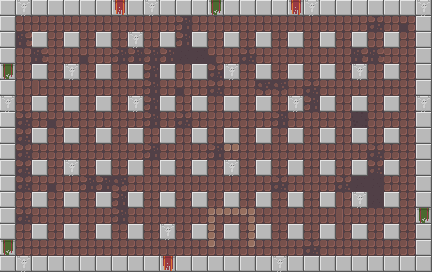

Rendered tile map (Tiled .tmx) drawn with the repository's tilesets; below, a short description and the full map source, tile grids included:
An orthogonal 27x17 tile map with 16x16 px tiles, 3 tile layers (Around Wall, Decorate, floor), 2 tilesets.

<map version="1.5" tiledversion="1.7.2" orientation="orthogonal" renderorder="right-down" width="27" height="17" tilewidth="16" tileheight="16" infinite="0" nextlayerid="10" nextobjectid="9">
 <tileset firstgid="1" name="wallAndSprite" tilewidth="16" tileheight="16" tilecount="256" columns="16">
  <image source="wall.png" width="256" height="256" />
 </tileset>
 <tileset firstgid="257" name="decorate" tilewidth="16" tileheight="16" tilecount="72" columns="9">
  <image source="decorate.png" width="144" height="128" />
 </tileset>
 <layer id="1" name="Around Wall" width="27" height="17">
  <data encoding="csv">
6,6,6,6,6,6,6,6,6,6,6,6,6,6,6,6,6,6,6,6,6,6,6,6,6,6,6,
6,0,0,0,0,0,0,0,0,0,0,0,0,0,0,0,0,0,0,0,0,0,0,0,0,0,6,
6,0,6,0,6,0,6,0,6,0,6,0,6,0,6,0,6,0,6,0,6,0,6,0,6,0,6,
6,0,0,0,0,0,0,0,0,0,0,0,0,0,0,0,0,0,0,0,0,0,0,0,0,0,6,
6,0,6,0,6,0,6,0,6,0,6,0,6,0,6,0,6,0,6,0,6,0,6,0,6,0,6,
6,0,0,0,0,0,0,0,0,0,0,0,0,0,0,0,0,0,0,0,0,0,0,0,0,0,6,
6,0,6,0,6,0,6,0,6,0,6,0,6,0,6,0,6,0,6,0,6,0,6,0,6,0,6,
6,0,0,0,0,0,0,0,0,0,0,0,0,0,0,0,0,0,0,0,0,0,0,0,0,0,6,
6,0,6,0,6,0,6,0,6,0,6,0,6,0,6,0,6,0,6,0,6,0,6,0,6,0,6,
6,0,0,0,0,0,0,0,0,0,0,0,0,0,0,0,0,0,0,0,0,0,0,0,0,0,6,
6,0,6,0,6,0,6,0,6,0,6,0,6,0,6,0,6,0,6,0,6,0,6,0,6,0,6,
6,0,0,0,0,0,0,0,0,0,0,0,0,0,0,0,0,0,0,0,0,0,0,0,0,0,6,
6,0,6,0,6,0,6,0,6,0,6,0,6,0,6,0,6,0,6,0,6,0,6,0,6,0,6,
6,0,0,0,0,0,0,0,0,0,0,0,0,0,0,0,0,0,0,0,0,0,0,0,0,0,6,
6,0,6,0,6,0,6,0,6,0,6,0,6,0,6,0,6,0,6,0,6,0,6,0,6,0,6,
6,0,0,0,0,0,0,0,0,0,0,0,0,0,0,0,0,0,0,0,0,0,0,0,0,0,6,
6,6,6,6,6,6,6,6,6,6,6,6,6,6,6,6,6,6,6,6,6,6,6,6,6,6,6
</data>
 </layer>
 <layer id="4" name="Decorate" width="27" height="17">
  <data encoding="csv">
0,270,0,0,0,0,0,261,0,270,0,0,0,260,0,0,0,0,261,270,0,0,0,0,0,0,270,
0,0,0,0,0,0,0,0,0,0,0,0,0,0,0,0,0,0,0,0,0,0,0,0,0,0,0,
0,0,0,0,0,0,0,0,270,0,0,0,0,0,0,0,0,0,0,0,0,0,0,0,0,0,0,
0,0,0,0,0,0,0,0,0,0,0,0,0,0,0,0,0,0,0,0,0,0,0,0,0,0,0,
260,0,0,0,270,0,0,0,0,0,0,0,0,0,270,0,0,0,0,0,0,0,270,0,0,0,0,
0,0,0,0,0,0,0,0,0,0,0,0,0,0,0,0,0,0,0,0,0,0,0,0,0,0,0,
270,0,0,0,0,0,0,0,270,0,0,0,0,0,0,0,0,0,270,0,0,0,0,0,0,0,270,
0,0,0,0,0,0,0,0,0,0,0,0,0,0,0,0,0,0,0,0,0,0,0,0,0,0,0,
0,0,0,0,0,0,0,0,0,0,0,0,0,0,0,0,0,0,0,0,0,0,0,0,0,0,0,
0,0,0,0,0,0,0,0,0,0,0,0,0,0,0,0,0,0,0,0,0,0,0,0,0,0,0,
0,0,0,0,270,0,0,0,0,0,0,0,0,0,270,0,0,0,0,0,0,0,0,0,0,0,0,
0,0,0,0,0,0,0,0,0,0,0,0,0,0,0,0,0,0,0,0,0,0,0,0,0,0,0,
0,0,0,0,0,0,0,0,0,0,0,0,0,0,0,0,0,0,0,0,0,0,270,0,0,0,0,
0,0,0,0,0,0,0,0,0,0,0,0,0,0,0,0,0,0,0,0,0,0,0,0,0,0,260,
0,0,0,0,0,0,0,0,0,0,270,0,0,0,0,0,0,0,0,0,0,0,0,0,0,0,0,
260,0,0,0,0,0,0,0,0,0,0,0,0,0,0,0,0,0,0,0,0,0,0,0,0,0,0,
0,270,0,0,0,0,0,0,0,0,261,0,0,0,0,0,0,270,0,0,0,0,0,0,0,0,0
</data>
 </layer>
 <layer id="5" name="floor" width="27" height="17">
  <data encoding="csv">
0,0,0,0,0,0,0,0,0,0,0,0,0,0,0,0,0,0,0,0,0,0,0,0,0,0,0,
0,268,268,268,268,268,268,268,268,268,268,286,268,268,268,268,268,268,268,268,268,268,268,279,268,277,0,
0,287,0,268,0,268,0,268,0,268,0,286,0,268,0,268,0,268,0,268,0,268,0,268,0,268,0,
0,268,287,268,268,277,268,286,286,286,286,289,289,277,268,279,268,268,268,268,268,268,287,287,268,268,0,
0,268,0,268,0,268,0,268,0,286,0,268,0,279,0,268,0,268,0,268,0,268,0,268,0,268,0,
0,278,278,268,268,268,268,268,268,286,268,277,268,279,268,268,288,288,268,279,268,268,268,268,268,268,0,
0,268,0,268,0,268,0,268,0,286,0,268,0,268,0,268,0,268,0,286,0,268,0,268,0,268,0,
0,279,268,277,268,268,268,268,268,286,268,279,268,268,268,268,268,286,268,268,268,268,280,268,268,268,0,
0,279,0,268,0,268,0,268,0,268,0,268,0,268,0,268,0,268,0,268,0,268,0,268,0,268,0,
0,279,268,268,268,268,268,268,268,286,268,268,268,286,273,268,268,268,268,268,268,268,268,279,268,268,0,
0,279,0,268,0,268,0,268,0,268,0,268,0,268,0,268,0,268,0,268,0,268,0,279,0,268,0,
0,279,268,277,268,286,286,288,268,268,268,268,268,268,268,268,268,279,268,268,268,279,289,289,268,268,0,
0,268,0,268,0,268,0,286,0,268,0,268,0,268,0,268,0,268,0,268,0,278,0,289,0,268,0,
0,279,268,268,268,268,268,286,268,268,268,268,268,272,273,274,268,268,268,268,268,278,268,268,268,268,0,
0,268,0,268,0,268,0,268,0,268,0,268,0,281,0,283,0,268,0,268,0,278,0,268,0,268,0,
0,268,268,268,268,268,268,268,268,268,268,268,268,290,268,292,268,268,268,279,268,268,268,268,268,268,0,
0,0,0,0,0,0,0,0,0,0,0,0,0,0,0,0,0,0,0,0,0,0,0,0,0,0,0
</data>
 </layer>
</map>
